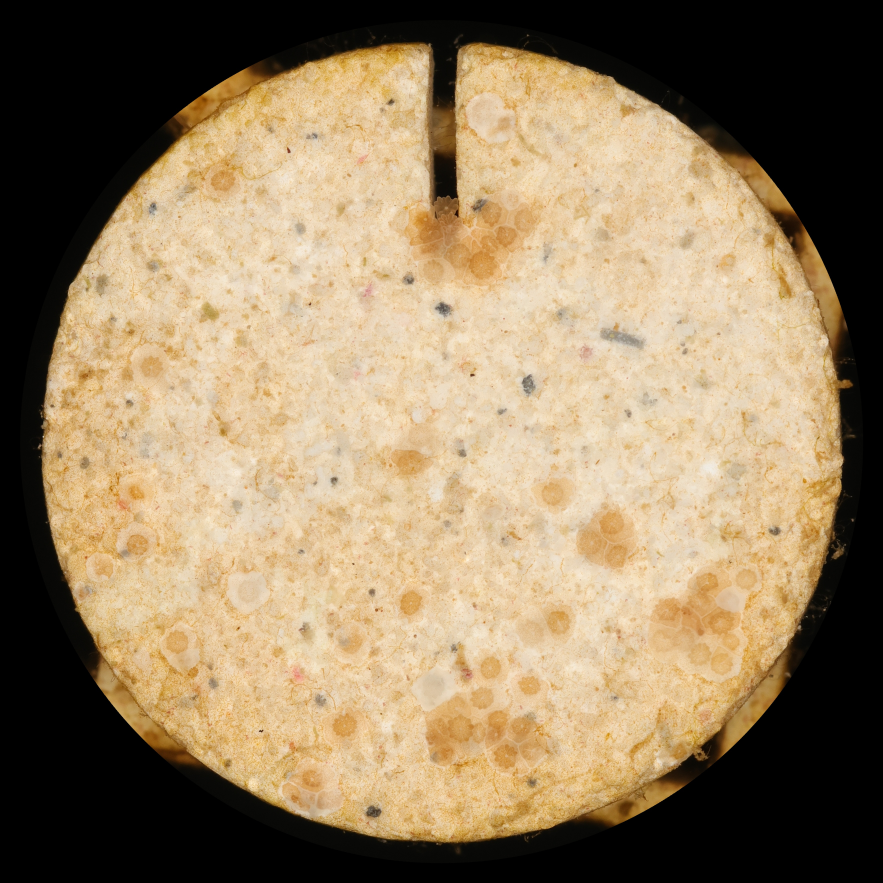
#> input picture images/32_T2_6_timepoint0.JPG, 3532 x 3532 px (shown at 1/4 size); its folder holds 4 pictures in this run
$ python sobel.py
#> lines starting #> are read from the running program, lines starting #| are printed output that depends on the picture
### src/utils/utils.py
"""
    Contains useful functions can constants to save and load data
    into different files.

    NOTE: DON'T using get_dataset(), and get_dataset_labeled(), as they are buggy.
          Instead us get_imgs_from_src(), which uses relative paths.

    @Author Reece Kim
"""

import os
import cv2
import numpy as np
import copy


# Spawn sizes (in pixels)

MAX_DIMS_TIMEPOINT0 = (110, 125) # Minor and major axes
MAX_DIMS_TIMEPOINT1 = (170, 215) # Minor and major axes

MIN_DIMS_TIMEPOINT0 = (50, 60) # Minor and major axes
MIN_DIMS_TIMEPOINT1 = (70, 85) # Minor and major axes

MAX_AREA_TIMEPOINT0 = 10800
MAX_AREA_TIMEPOINT1 = 28706

MIN_AREA_TIMEPOINT0 = 2356
MIN_AREA_TIMEPOINT1 = 4674

# Directory constant
ROOT_DIR = os.path.dirname(os.path.abspath(''))

# Just use the one that uses your own relative path
# [30 lines left out: functions get_dataset, get_dataset_labeled, not called in this run]

def get_imgs_from_src(dir_path: str, cv2_enum: int) -> dict[str, np.ndarray]:
    """
    Gets all imgs from a file that are in the directory path.

    dir_name: The name of the directory relative to your cwd

    cv2_enum: The kind of images you want, (e.g. cv2.IMREAD_GRAYSCALE) for
              gray-scale images.

    :return: A dictionary of the manually labled  sample images { <filename> : <numpy img array> }
    """

    valid_extensions = [".jpg", ".jpeg", ".png", ".bmp", ".gif", ".svg", ".ppm", ".pgm", ".pbm"]
    filenames = os.listdir(os.path.join(os.getcwd(), dir_path))

    imgs = []

    for filename in filenames:
        file_path = os.path.join(os.getcwd(), f"{dir_path}/{filename}")
        if os.path.isfile(file_path) and os.path.splitext(filename)[1].lower() in valid_extensions:
            try:
                imgs.append(cv2.imread(file_path, cv2_enum))
            except Exception as e:
                print(f"Error opening {filename}: {e}")

    return dict(zip(filenames, imgs))

# [85 lines left out: functions save_imgs_to_src_file, create_hstacks, not called in this run]

### src/edgedetection/sobel/sobel.py
import glob
import os
import cv2 as cv
from src.utils import utils

class Image:
    img = None
    name = ''

    def __init__(self,name):
#> called with name = 'images/32_T2_6_timepoint0.JPG'
        self.name = name[7:]
        self.img = cv.imread(name)
#> self.img is the input picture: shape (3532, 3532, 3); mean B, G, R 97.7, 127.9, 148.3

images = [Image(file) for file in glob.glob("images/*.JPG")]
#> call 2 of __init__, with name = 'images/32_T2_6_timepoint1.JPG'
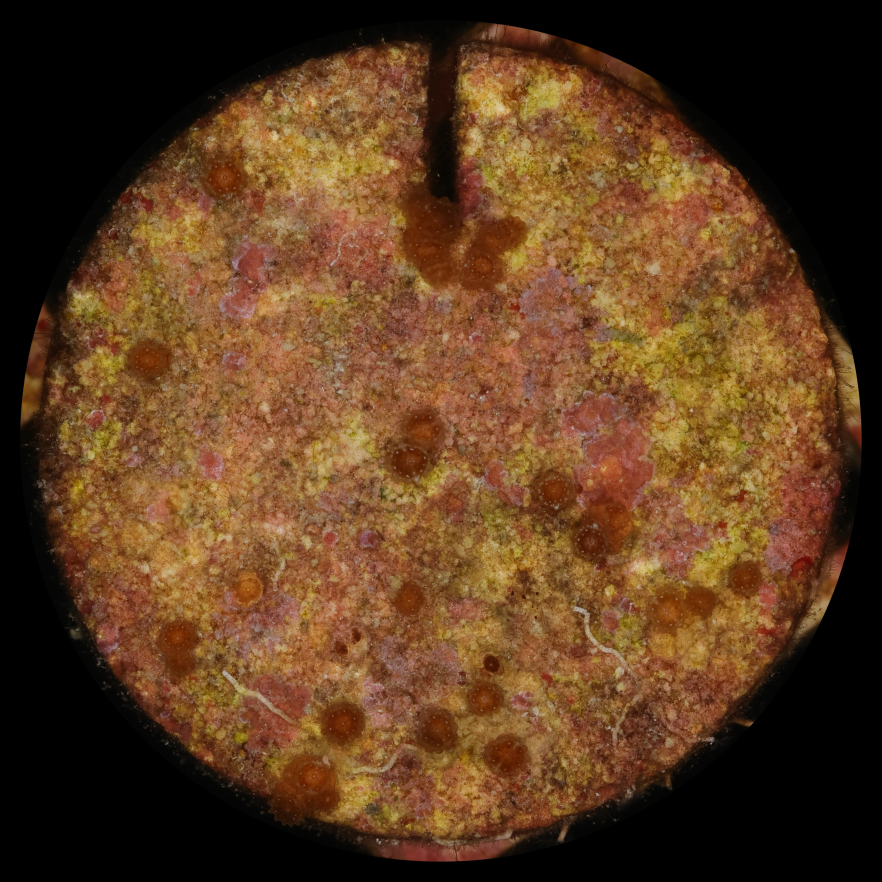
#> input picture images/32_T2_6_timepoint1.JPG, 3526 x 3526 px (shown at 1/4 size)
#> in __init__, self.img is the input picture: shape (3526, 3526, 3); mean B, G, R 31.9, 59.6, 91.8
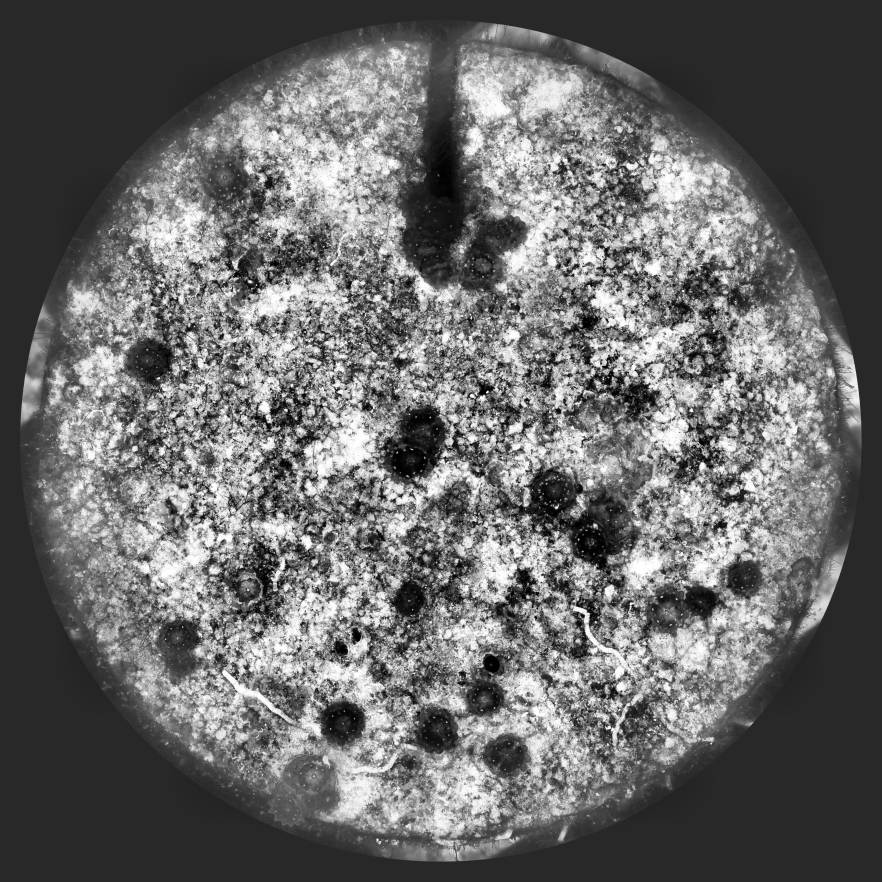
#> input picture images/32_T2_6_timepoint1_clahe_cl40_tgs8x8.JPG, 3526 x 3526 px (shown at 1/4 size)
#> in __init__, self.img is the input picture: shape (3526, 3526, 3); min 0, max 255, mean 105
#> call 4 of __init__, with name = 'images/32_T2_6_timepoint1_equalized.JPG'
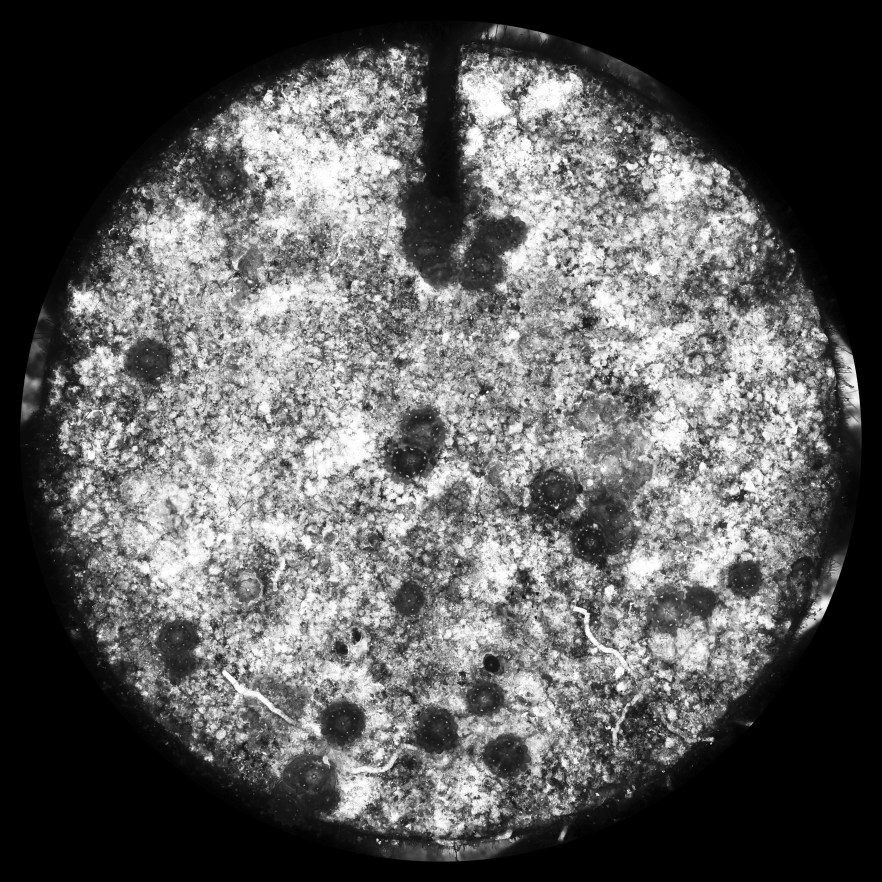
#> input picture images/32_T2_6_timepoint1_equalized.JPG, 3526 x 3526 px (shown at 1/4 size)
#> in __init__, self.img is the input picture: shape (3526, 3526, 3); min 0, max 255, mean 92.2

def save_my_img(frame_count, img):
    path = 'C:\Projects\CS136-TermProject-CoralBabies\sobel'
    name = f'\{frame_count}'
    print(path + name)
    cv.imwrite(path + name, img)

for image in images:
    img = cv.GaussianBlur(image.img, (3, 3), 0)
    gray = cv.cvtColor(img, cv.COLOR_BGR2GRAY)

    grad_x = cv.Sobel(gray, cv.CV_16S, 1, 0, ksize=3, scale=1, delta=0, borderType=cv.BORDER_DEFAULT)
    grad_y = cv.Sobel(gray, cv.CV_16S, 0, 1, ksize=3, scale=1, delta=0, borderType=cv.BORDER_DEFAULT)

    abs_grad_x = cv.convertScaleAbs(grad_x)
    abs_grad_y = cv.convertScaleAbs(grad_y)

    grad = cv.addWeighted(abs_grad_x, 0.5, abs_grad_y, 0.5, 0)
    save_my_img(image.name, grad)
#> this loop made 4 passes
#> pass 1, `grad_x = cv.Sobel(gray, cv.CV_16S, 1, 0, ksize=3, scale=1, delta=0, bo..`:
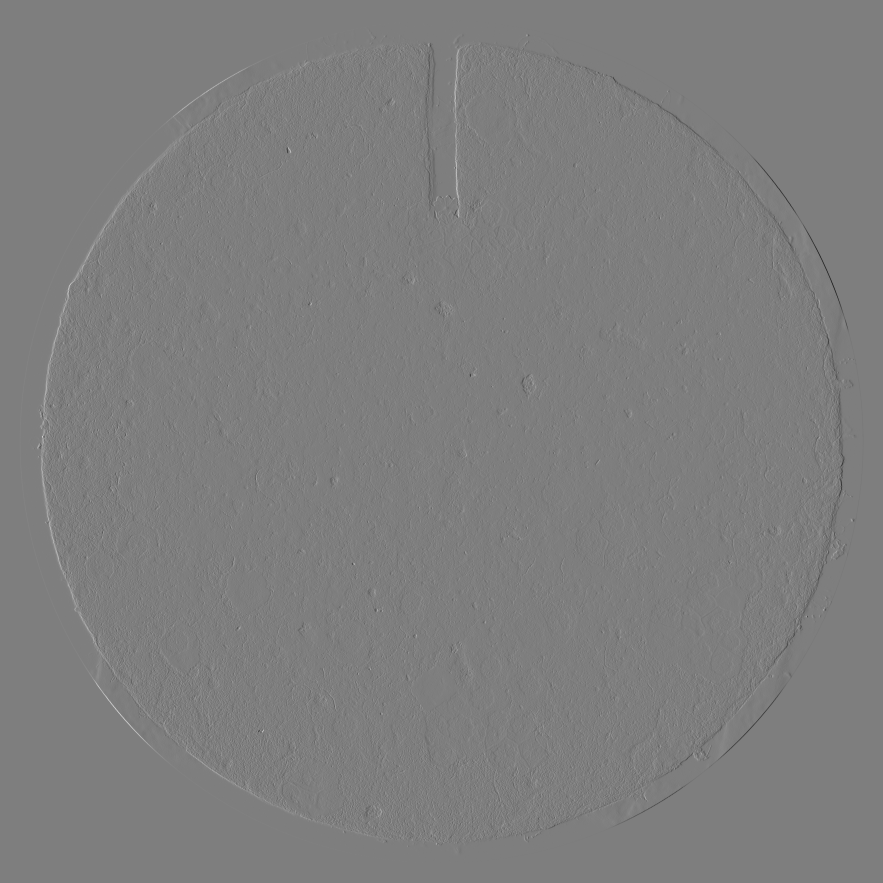
#> grad_x: shape (3532, 3532) int16 (shown at 1/4 size); min -465, max 473, mean 0; drawn with min black and max white
#> after the loop:
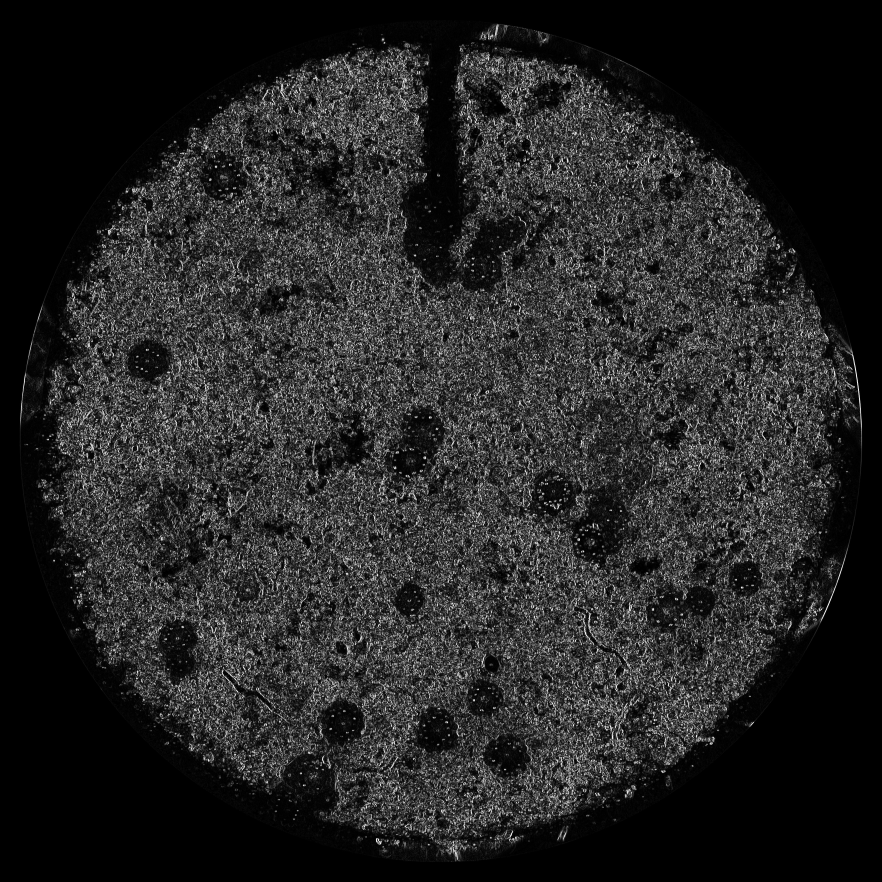
#> abs_grad_x: shape (3526, 3526) (shown at 1/4 size); min 0, max 255, mean 37.3

print("Process complete!")

if __name__ == '__main__':

    tahe = utils.get_imgs_from_src('../../contrast/tahe', cv.COLOR_BGR2GRAY)
#> (the run stopped early here; a loop or call above may not have finished)
